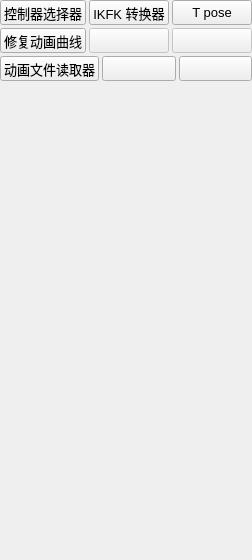
    <widget class="QWidget" name="tab_ANI">
     <attribute name="title">
      <string>ANI</string>
     </attribute>
     <layout class="QVBoxLayout" name="verticalLayout_23">
      <property name="spacing">
       <number>3</number>
      </property>
      <property name="margin">
       <number>0</number>
      </property>
      <item>
       <layout class="QHBoxLayout" name="horizontalLayout_27">
        <property name="spacing">
         <number>3</number>
        </property>
        <item>
         <widget class="QPushButton" name="ANI_btn_ControlSelecter">
          <property name="sizePolicy">
           <sizepolicy hsizetype="Minimum" vsizetype="Minimum">
            <horstretch>0</horstretch>
            <verstretch>0</verstretch>
           </sizepolicy>
          </property>
          <property name="minimumSize">
           <size>
            <width>0</width>
            <height>25</height>
           </size>
          </property>
          <property name="maximumSize">
           <size>
            <width>16777215</width>
            <height>25</height>
           </size>
          </property>
          <property name="font">
           <font>
            <pointsize>10</pointsize>
            <weight>50</weight>
            <italic>false</italic>
            <bold>false</bold>
           </font>
          </property>
          <property name="styleSheet">
           <string notr="true"/>
          </property>
          <property name="text">
           <string>控制器选择器</string>
          </property>
         </widget>
        </item>
        <item>
         <widget class="QPushButton" name="ANI_btn_IKFKSwitch">
          <property name="sizePolicy">
           <sizepolicy hsizetype="Minimum" vsizetype="Minimum">
            <horstretch>0</horstretch>
            <verstretch>0</verstretch>
           </sizepolicy>
          </property>
          <property name="minimumSize">
           <size>
            <width>0</width>
            <height>25</height>
           </size>
          </property>
          <property name="maximumSize">
           <size>
            <width>16777215</width>
            <height>25</height>
           </size>
          </property>
          <property name="font">
           <font>
            <pointsize>10</pointsize>
            <weight>50</weight>
            <italic>false</italic>
            <bold>false</bold>
           </font>
          </property>
          <property name="styleSheet">
           <string notr="true"/>
          </property>
          <property name="text">
           <string>IKFK 转换器</string>
          </property>
         </widget>
        </item>
        <item>
         <widget class="QPushButton" name="ANI_btn_Tpose">
          <property name="minimumSize">
           <size>
            <width>0</width>
            <height>25</height>
           </size>
          </property>
          <property name="maximumSize">
           <size>
            <width>16777215</width>
            <height>25</height>
           </size>
          </property>
          <property name="font">
           <font>
            <pointsize>10</pointsize>
            <weight>50</weight>
            <bold>false</bold>
           </font>
          </property>
          <property name="styleSheet">
           <string notr="true"/>
          </property>
          <property name="text">
           <string>T pose</string>
          </property>
         </widget>
        </item>
       </layout>
      </item>
      <item>
       <layout class="QHBoxLayout" name="horizontalLayout_28">
        <property name="spacing">
         <number>3</number>
        </property>
        <item>
         <widget class="QPushButton" name="ANI_btn_FixAnim">
          <property name="sizePolicy">
           <sizepolicy hsizetype="Minimum" vsizetype="Minimum">
            <horstretch>0</horstretch>
            <verstretch>0</verstretch>
           </sizepolicy>
          </property>
          <property name="minimumSize">
           <size>
            <width>0</width>
            <height>25</height>
           </size>
          </property>
          <property name="maximumSize">
           <size>
            <width>16777215</width>
            <height>25</height>
           </size>
          </property>
          <property name="font">
           <font>
            <pointsize>10</pointsize>
            <weight>50</weight>
            <italic>false</italic>
            <bold>false</bold>
           </font>
          </property>
          <property name="styleSheet">
           <string notr="true"/>
          </property>
          <property name="text">
           <string>修复动画曲线</string>
          </property>
         </widget>
        </item>
        <item>
         <widget class="QPushButton" name="pushButton_13">
          <property name="enabled">
           <bool>false</bool>
          </property>
          <property name="minimumSize">
           <size>
            <width>0</width>
            <height>25</height>
           </size>
          </property>
          <property name="maximumSize">
           <size>
            <width>16777215</width>
            <height>25</height>
           </size>
          </property>
          <property name="text">
           <string/>
          </property>
         </widget>
        </item>
        <item>
         <widget class="QPushButton" name="pushButton_14">
          <property name="enabled">
           <bool>false</bool>
          </property>
          <property name="minimumSize">
           <size>
            <width>0</width>
            <height>25</height>
           </size>
          </property>
          <property name="maximumSize">
           <size>
            <width>16777215</width>
            <height>25</height>
           </size>
          </property>
          <property name="text">
           <string/>
          </property>
         </widget>
        </item>
       </layout>
      </item>
      <item>
       <layout class="QHBoxLayout" name="horizontalLayout_26">
        <property name="spacing">
         <number>3</number>
        </property>
        <item>
         <widget class="QPushButton" name="ANI_btn_animSceneReader">
          <property name="minimumSize">
           <size>
            <width>90</width>
            <height>25</height>
           </size>
          </property>
          <property name="maximumSize">
           <size>
            <width>16777215</width>
            <height>25</height>
           </size>
          </property>
          <property name="font">
           <font>
            <pointsize>10</pointsize>
            <weight>50</weight>
            <bold>false</bold>
           </font>
          </property>
          <property name="styleSheet">
           <string notr="true"/>
          </property>
          <property name="text">
           <string>动画文件读取器</string>
          </property>
         </widget>
        </item>
        <item>
         <widget class="QPushButton" name="pushButton_11">
          <property name="minimumSize">
           <size>
            <width>0</width>
            <height>25</height>
           </size>
          </property>
          <property name="maximumSize">
           <size>
            <width>16777215</width>
            <height>25</height>
           </size>
          </property>
          <property name="text">
           <string/>
          </property>
         </widget>
        </item>
        <item>
         <widget class="QPushButton" name="pushButton_12">
          <property name="minimumSize">
           <size>
            <width>0</width>
            <height>25</height>
           </size>
          </property>
          <property name="maximumSize">
           <size>
            <width>16777215</width>
            <height>25</height>
           </size>
          </property>
          <property name="text">
           <string/>
          </property>
         </widget>
        </item>
       </layout>
      </item>
      <item>
       <spacer name="verticalSpacer_11">
        <property name="orientation">
         <enum>Qt::Vertical</enum>
        </property>
        <property name="sizeHint" stdset="0">
         <size>
          <width>20</width>
          <height>479</height>
         </size>
        </property>
       </spacer>
      </item>
     </layout>
    </widget>
